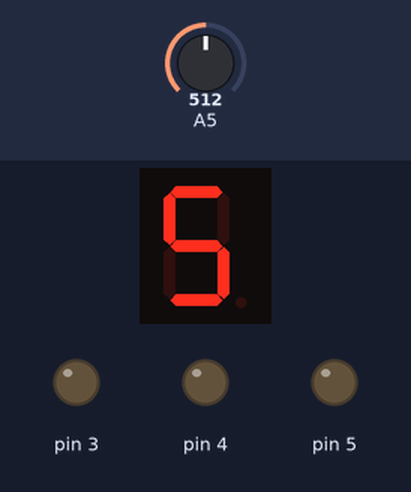
Recording of a sketch running on a simulated Arduino Uno, built with avr-gcc and run on an emulated ATmega328P. Parts: 1-digit seven-segment display, output pins drawn as LEDs (lit = HIGH). Wiring (inferred from the names in the program): 1-digit 7-segment display, segments lit when LOW: segments pin 13, pin 12, pin 11, pin 10, pin 9, pin 8, pin 7, pin 6. Inputs (shaded band) come from the test bench; at power-on: A5 = 512. The segment pins are drawn as the display they are named for; pins used as bus, display or sensor lines are not drawn.

Above: at 1.2 s.
1.3 s: A5 set to 398
At 2.5 s:
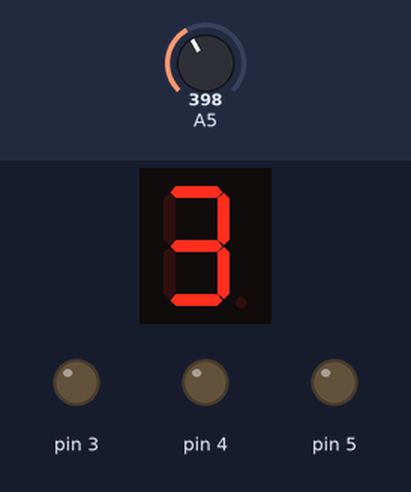
2.8 s: A5 set to 296
At 3.8 s:
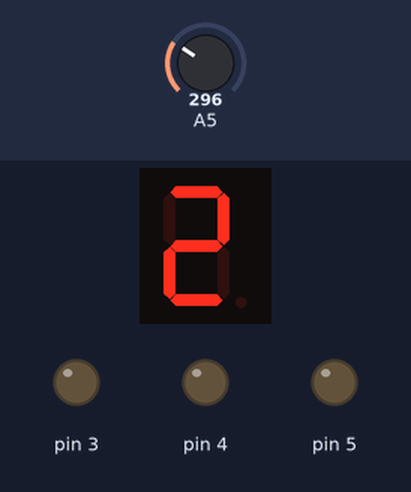
4.3 s: A5 set to 122
At 5.0 s:
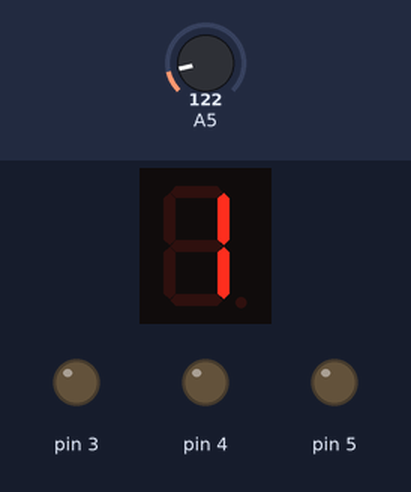
Timing chart, 0 to 7.3 s (numbered marks = the images above; inputs shaded):
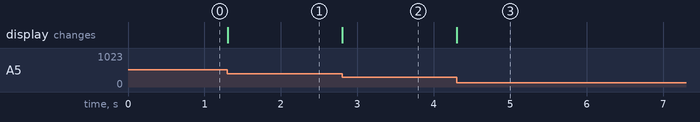

Measured:
- after the input at 1.3 s, the display: changes at once (image 1)
- after the input at 2.8 s, the display: changes at once (image 2)
- after the input at 4.3 s, the display: changes at once (image 3)

The sketch:

control_digital_tube.ino
```cpp
 int a=13;
 int b=12;
 int c=11;
 int d=10;
 int e=9;
 int f=8;
 int g=7;
 int dp=6;

//显示数字1
 void digital_1(void)
 {
   digitalWrite(c,LOW);
   digitalWrite(b,LOW);
   digitalWrite(f,HIGH);
   digitalWrite(g,HIGH);
   digitalWrite(dp,HIGH);
   digitalWrite(a,HIGH);
   digitalWrite(e,HIGH);
   digitalWrite(d,HIGH);
 }

 //显示数字2
 void digital_2(void)
 {
   digitalWrite(c,HIGH);
   digitalWrite(b,LOW);
   digitalWrite(f,HIGH);
   digitalWrite(g,LOW);
   digitalWrite(dp,HIGH);
   digitalWrite(a,LOW);
   digitalWrite(e,LOW);
   digitalWrite(d,LOW);
}

//显示数字3
 void digital_3(void)
 {
   digitalWrite(c,LOW);
   digitalWrite(b,LOW);
   digitalWrite(f,HIGH);
   digitalWrite(g,LOW);
   digitalWrite(dp,HIGH);
   digitalWrite(a,LOW);
   digitalWrite(e,HIGH);
   digitalWrite(d,LOW);
 }

//显示数字4
 void digital_4(void)
 {
   digitalWrite(c,LOW);
   digitalWrite(b,LOW);
   digitalWrite(f,LOW);
   digitalWrite(g,LOW);
   digitalWrite(dp,HIGH);
   digitalWrite(a,HIGH);
   digitalWrite(e,HIGH);
   digitalWrite(d,HIGH);
    }

//显示数字5
 void digital_5(void)
 {
   digitalWrite(c,LOW);
   digitalWrite(b,HIGH);
   digitalWrite(f,LOW);
   digitalWrite(g,LOW);
   digitalWrite(dp,HIGH);
   digitalWrite(a,LOW);
   digitalWrite(e,HIGH);
   digitalWrite(d,LOW);
  }

//显示数字6
 void digital_6(void)
 {
   digitalWrite(c,LOW);
   digitalWrite(b,HIGH);
   digitalWrite(f,LOW);
   digitalWrite(g,LOW);
   digitalWrite(dp,HIGH);
   digitalWrite(a,LOW);
   digitalWrite(e,LOW);
   digitalWrite(d,LOW);
  }

//显示数字7
 void digital_7(void)
 {
   digitalWrite(c,LOW);
   digitalWrite(b,LOW);
   digitalWrite(f,HIGH);
   digitalWrite(g,HIGH);
   digitalWrite(dp,HIGH);
   digitalWrite(a,LOW);
   digitalWrite(e,HIGH);
   digitalWrite(d,HIGH);
 }

//显示数字8
 void digital_8(void)
 {
   digitalWrite(c,LOW);
   digitalWrite(b,LOW);
   digitalWrite(f,LOW);
   digitalWrite(g,LOW);
   digitalWrite(dp,HIGH);
   digitalWrite(a,LOW);
   digitalWrite(e,LOW);
   digitalWrite(d,LOW);
 }

//显示数字9
 void digital_9(void)
 {
   digitalWrite(c,LOW);
   digitalWrite(b,LOW);
   digitalWrite(f,LOW);
   digitalWrite(g,LOW);
   digitalWrite(dp,HIGH);
   digitalWrite(a,LOW);
   digitalWrite(e,HIGH);
   digitalWrite(d,LOW);
 }

//显示数字0
 void digital_0(void)
 {
   digitalWrite(c,LOW);
   digitalWrite(b,LOW);
   digitalWrite(f,LOW);
   digitalWrite(g,HIGH);
   digitalWrite(dp,HIGH);
   digitalWrite(a,LOW);
   digitalWrite(e,LOW);
   digitalWrite(d,LOW);
 }

 void setup()
 {
   int i;//定义发量
   for(i=3;i<=13;i++)
     pinMode(i,OUTPUT);//设置3～10 引脚为辒出模式
 }
 void loop()
 {
     while(1)
   {
     digital_0();
       while((analogRead(5)>=0) and (analogRead(5)<102));
     digital_1();
       while((analogRead(5)>=102) and (analogRead(5)<204));
     digital_2();//数字1
       while((analogRead(5)>=204) and (analogRead(5)<306));//如果读到模拟0口癿值为0则说明有按键按下
     digital_3();
       while((analogRead(5)>=306) and (analogRead(5)<408));
     digital_4();
       while((analogRead(5)>=408) and (analogRead(5)<510));
     digital_5();
       while((analogRead(5)>=510) and (analogRead(5)<612));
     digital_6();
       while((analogRead(5)>=612) and (analogRead(5)<714));
     digital_7();
       while((analogRead(5)>=714) and (analogRead(5)<816));
     digital_8();
       while((analogRead(5)>=816) and (analogRead(5)<918));
     digital_9();
       while(analogRead(5)>=918);
      }
}
```
